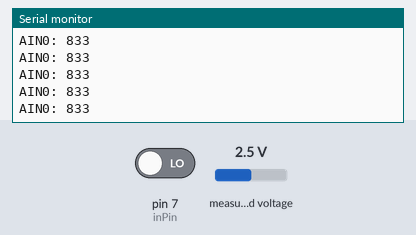
Bench run of a sketch on a simulated Arduino Uno, built with avr-gcc and run on an emulated ATmega328P. Parts: the last lines printed to the serial monitor. Inputs (shaded band) come from the test bench; at power-on: measured voltage 2.5 V, pin 7 (inPin) LOW.

Above: at 1.2 s.
1.3 s: measured voltage set to 0.1 V
At 2.0 s:
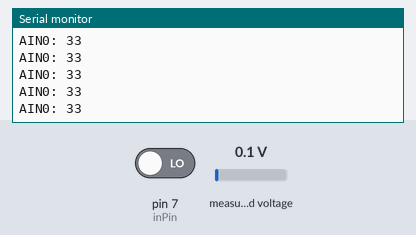
4.3 s: pin 7 (inPin) driven HIGH
At 4.8 s:
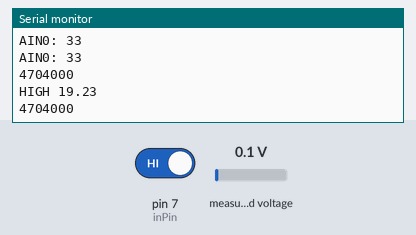
5.8 s: pin 7 (inPin) driven LOW
8.8 s: measured voltage set to 1.2 V
At 9.7 s:
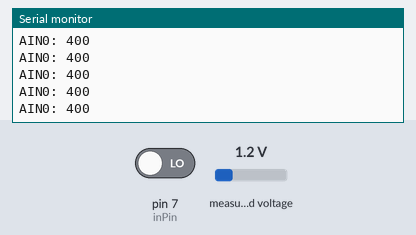
Timing chart, 0 to 11.8 s (numbered marks = the images above; inputs shaded):
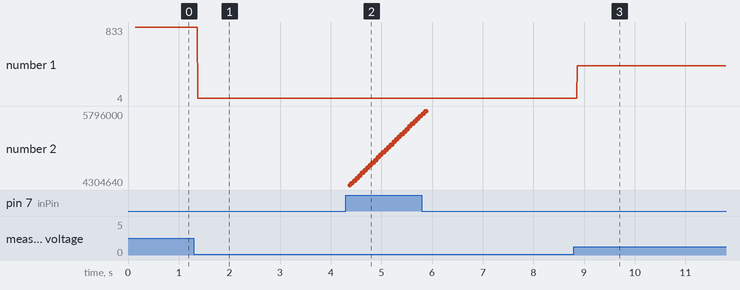

The sketch:

digpin_freq.ino
```cpp
#include <Wire.h>
#include <Adafruit_ADS1015.h>

Adafruit_ADS1015 ads1015;

int16_t adc0;
int inPin = 7;   // pushbutton connected to digital pin 7
int val = 0;     // variable to store the read value
bool State = false;
unsigned long marker1 = 0;
float freq = 0;
long NowTime = 0;
float period;

void setup(void)
{
  Serial.begin(9600); // hoeher setzen ? 115200
  Serial.println("Hello!");

  Serial.println("Single-ended readings from AIN0 with >3.0V comparator");
  Serial.println("ADC Range: +/- 6.144V (1 bit = 3mV)");
  //Serial.println("Comparator Threshold: 1000 (3.000V)"); //korrekter Faktor fuer 0.3V
  Serial.println("Comparator Threshold: 100 (0.300V)"); //korrekter Faktor fuer 0.3V

  pinMode(inPin, INPUT);      // sets the digital pin 7 as input

  ads1015.begin();

  // Setup 3V comparator on channel 0
  ads1015.startComparator_SingleEnded(0, 100);
}

void loop(void)
{

  // Comparator will only de-assert after a read
  adc0 = ads1015.getLastConversionResults();
  Serial.print("AIN0: "); Serial.println(adc0);
  //val = digitalRead(inPin);   // read the input pin

  NowTime = micros(); // millis();1000msec oder 1000000usec = 1sec

  if ((digitalRead(inPin) == HIGH) && (State == false))  {
    Serial.println(NowTime);
    Serial.print("HIGH ");

    if (marker1 != 0){
      period = NowTime- marker1;
      freq = 1000000 / period;
      Serial.println(freq);
      Serial.println(NowTime);
    }

    marker1 = NowTime; // need initFunction  ou ca geregelt
    State = true;

    // return statements ??
    // high nach dem ersten switch
  //} else if ((digitalRead(inPin) == HIGH) && (State == true)) {
  //  NowTime = NowTime;
  //} else if ((digitalRead(inPin) == LOW) && (State == true)) {
  // NowTime = NowTime;
  //  State = false;

  } else {
    State = false;
  }

}
```

Measured:
- after the input at 1.3 s, the serial monitor: prints a new line after 0.08 s (image 1)
- after the input at 4.3 s, the serial monitor: prints a new line after 0.07 s (image 2)
- after the input at 8.8 s, the serial monitor: prints a new line after 0.07 s (image 3)
- plotted number 1: 833 → 33 after the input at 1.3 s, 33 → 4 after the input at 8.8 s
